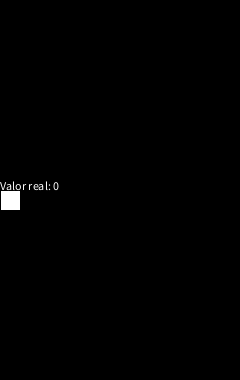
Frame 1 (no input)
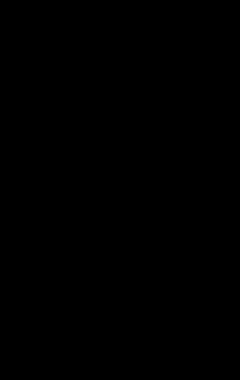
Frame 60 (the mouse pressed at the canvas centre just before this capture)
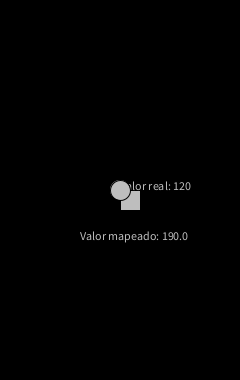
Frame 120 (the mouse held since frame 60 and released just before this capture)

The Processing sketch that drew these frames (run headless with seeded random() and noise(); from frame 60 on, the mouse is pressed at the canvas centre):

// Processing sketch: mapLogica
// ── mapLogica.pde
float valorDelMap;
int limiteDelMap;
void setup() {
  size(240, 380);
  limiteDelMap = height;
}
void draw() {
  background(0);
  rect(mouseX, height/2, 20, 20);
  text("Valor real: "+mouseX, mouseX, height/2);
  
  //- Asignamos a valorDelMap, el valor del map de mouseX:
  valorDelMap = map(mouseX, 0, width, 0, limiteDelMap);

 //- Usamos la variable valorDelMap 
  fill(valorDelMap);
  circle(width/2, valorDelMap, 20);
  text("Valor mapeado: "+valorDelMap, width/3, valorDelMap+50);
}
